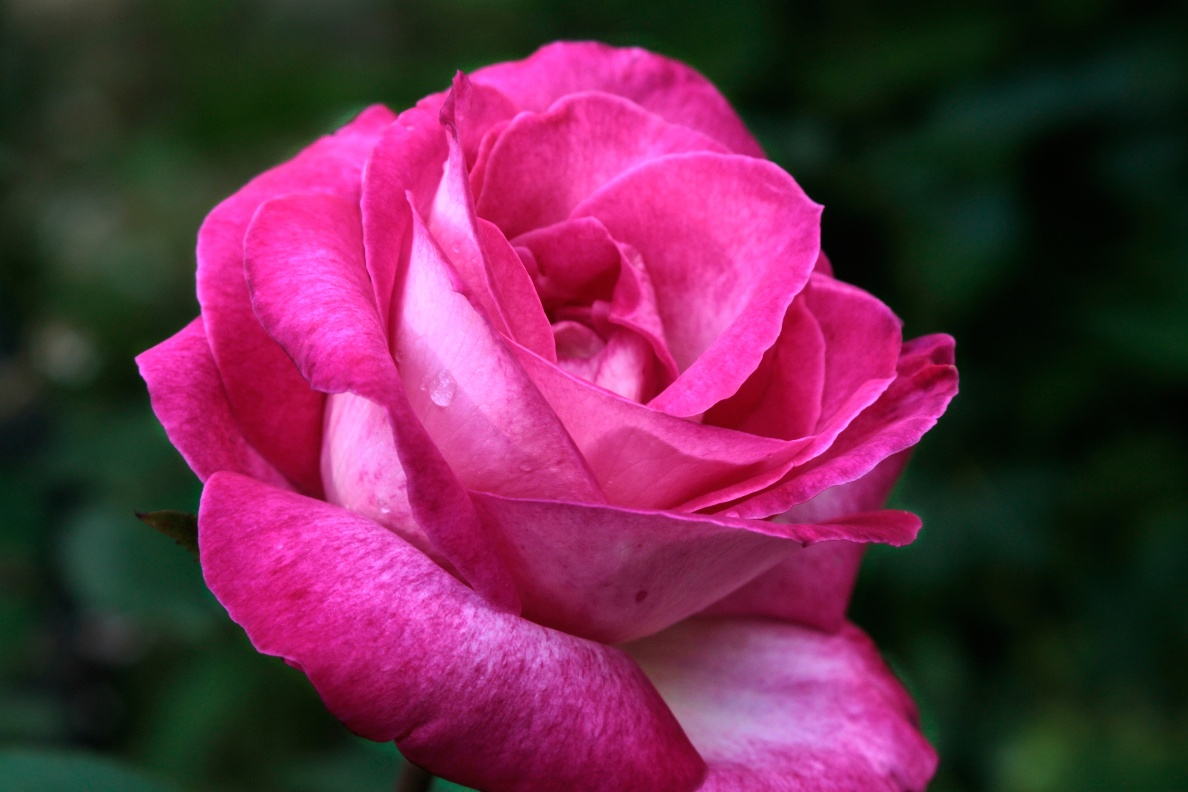
#> input picture rose_image_processing/rose.png, 1188 x 792 px, found by its file name
$ python rose_image_processing.py
#> lines starting #> are read from the running program, lines starting #| are printed output that depends on the picture
import cv2
import numpy as np

path = 'ch3/rose.png'
img_load = cv2.imread(path)
#> img_load is the input picture: shape (792, 1188, 3); mean B, G, R 74.2, 43.7, 103.8

if img_load is None:
    print(f"이미지를 불러올 수 없습니다. 경로를 확인해주세요: {path}")
else:
    img_original = cv2.resize(img_load, dsize=(400, 300))
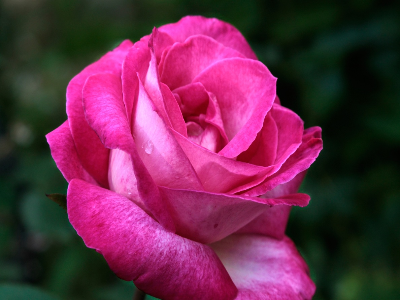
#> img_original: shape (300, 400, 3); mean B, G, R 74.1, 43.5, 103.7
    cv2.imshow('1. Original (400x300)', img_original)


    # 원본(400x300)의 절반인 (200, 150)으로 설정
    img_resized = cv2.resize(img_original, dsize=(200, 150))
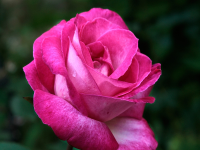
#> img_resized: shape (150, 200, 3); mean B, G, R 74.2, 43.7, 103.8
    cv2.imshow('2. Resized (200x150)', img_resized)


    # 축소된 이미지(200x150)를 기준으로 회전시킵니다.
    (h, w) = img_resized.shape[:2]
#> h = 150; w = 200
    center = (w // 2, h // 2)
#> center = (100, 75)

    # 시계방향 회전 (-30도)
    matrix = cv2.getRotationMatrix2D(center, -30, 1.0)
    img_rotated = cv2.warpAffine(img_resized, matrix, (w, h))
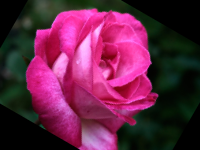
#> img_rotated: shape (150, 200, 3); mean B, G, R 68.5, 36.4, 97.7
    cv2.imshow('3. Rotated Image (30 deg)', img_rotated)


    print("화면에 뜬 창을 클릭하고 아무 키나 누르면 종료됩니다.")
    cv2.waitKey(0)
    cv2.destroyAllWindows()
